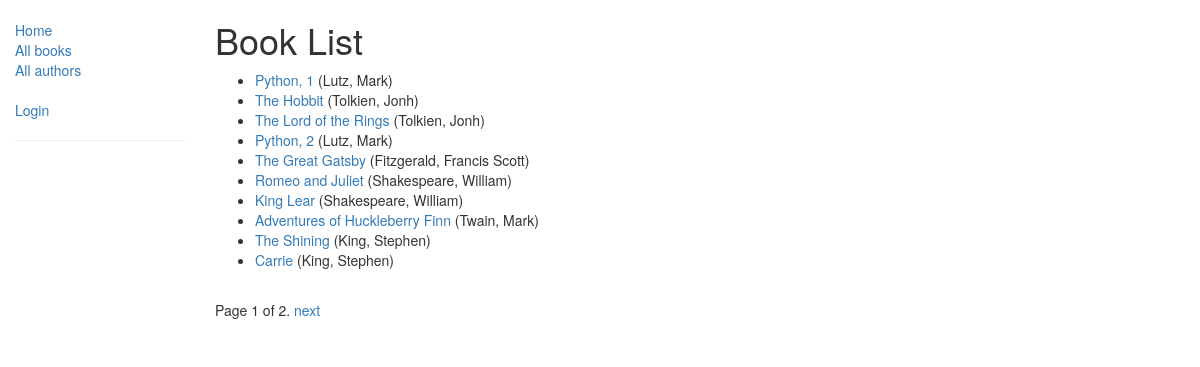
/catalog/books/, run on the app's committed database.
### catalog/models.py (models this page shows, shortened)
class Book(models.Model):
    title = models.CharField(max_length=200)
    author = models.ForeignKey('Author', on_delete=models.SET_NULL, null=True)
    summary = models.TextField(max_length=1000, help_text="Enter a brief description of the book")
    isbn = models.CharField('ISBN', max_length=13,
                            help_text='13 Character <a href="https://www.isbn-international.org/content/what-isbn'
                                      '">ISBN number</a>')
    genre = models.ManyToManyField(Genre, help_text="Select a genre for this book")
    language = models.ForeignKey('Language', on_delete=models.SET_NULL, null=True)
    def display_genre(self):
        """
        Creates a string for the Genre. This is required to display genre in Admin.
        """
        return ', '.join([genre.name for genre in self.genre.all()[:3]])
    display_genre.short_description = 'Genre'
    class Meta:
        permissions = (("can_set_book", "Set changes book"),)
    def get_absolute_url(self):
        return reverse('book-detail', args=[str(self.id)])

class Author(models.Model):
    first_name = models.CharField(max_length=100)
    last_name = models.CharField(max_length=100)
    date_of_birth = models.DateField(null=True, blank=True)
    date_of_death = models.DateField('Died', null=True, blank=True)
    class Meta:
        ordering = ['last_name', 'first_name']
        permissions = (("can_set_author", "Set changes author"),)
    def __str__(self):
        return '%s, %s' % (self.last_name, self.first_name)

### catalog/views.py (the view)
class BookListView(generic.ListView):
    model = Book
    paginate_by = 10
    def get_queryset(self):
        return Book.objects.all()  # return Book.objects.filter(title__icontains='python')[:5]  # Получение 5 книг, содержащих слово "python" в
    def get_context_data(self, **kwargs):
        context = super(BookListView, self).get_context_data(
            **kwargs)  # В первую очередь получаем базовую реализацию контекста
        context[
            'some_data'] = 'This is just some data'  # Добавляем новую переменную к контексту и инициализаруем ее некоторым значением
        return context

### catalog/templates/catalog/book_list.html (shortened to what this page needs)
{% extends "base_generic.html" %}
{% block content %}
    <h1>Book List</h1>
    {% if book_list %}
    <ul>
        {% for book in book_list %}
        <li>
            <a href="{{ book.get_absolute_url }}">{{ book.title }}</a> ({{book.author}})
        </li>
        {% endfor %}
    </ul>
    {% else %}
        <p>There are no books in the library.</p>
    {% endif %}
{% endblock %}

### data on the page
Book: title "Python, 1", author "Lutz, Mark"
Book: title "The Hobbit", author "Tolkien, Jonh"
Book: title "The Lord of the Rings", author "Tolkien, Jonh"
Book: title "Python, 2", author "Lutz, Mark"
Book: title "The Great Gatsby", author "Fitzgerald, Francis Scott"
Book: title "Romeo and Juliet", author "Shakespeare, William"
Book: title "King Lear", author "Shakespeare, William"
Book: title "Adventures of Huckleberry Finn", author "Twain, Mark"
Book: title "The Shining", author "King, Stephen"
Book: title "Carrie", author "King, Stephen"

### other printed values
{{ page_obj.number }} "1"
{{ page_obj.paginator.num_pages }} "2"
